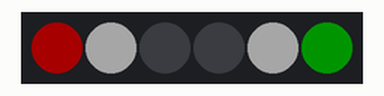
Simulated run of this sketch. Board: Arduino Uno, built with avr-gcc and run on an emulated ATmega328P. Shown: 6 RGB LEDs in strip order, left to right. Dim RGB values are drawn brighter than linear.

Above: at 0.5 s.
At 0.9 s:
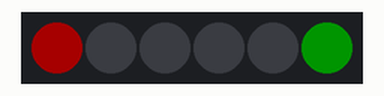
Timing chart, 0 to 130.0 s (numbered marks = the images above):
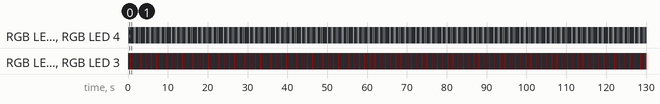

The sketch:

red_green_with_strobe.ino
```cpp
#include <FastLED.h>
#define NUM_LEDS 6
#define DATA_PIN    3
#define LED_TYPE    WS2812
#define COLOR_ORDER GRB
#define BRIGHTNESS 40
int loopNumber = 0;

CRGBArray<NUM_LEDS> leds;

void setup() {
  FastLED.addLeds<LED_TYPE,DATA_PIN,COLOR_ORDER>(leds, NUM_LEDS).setCorrection(TypicalLEDStrip);
  FastLED.setBrightness(BRIGHTNESS);
  leds[0] = CRGB::Red;
  leds[5] = CRGB::Green;
}

void loop(){
    loopNumber = loopNumber + 1;

    handleWhiteStrobe();
    handleRedStrobe();

    delay(100);
    FastLED.show();

    if(loopNumber > 12){
      loopNumber = 0;
    }
}

void handleWhiteStrobe(){
  if(loopNumber==1 || loopNumber==4 || loopNumber==5){
    leds[1] = CRGB::White;
    leds[4] = CRGB::White;
  }
  else{
    leds[1] = CRGB::Black;
    leds[4] = CRGB::Black;
  }
}

void handleRedStrobe(){
  if(loopNumber == 6 || loopNumber == 7){
    leds[2] = CRGB::Red;
    leds[3] = CRGB::Red;
  }
  else{
    leds[2] = CRGB::Black;
    leds[3] = CRGB::Black;
  }
}
```

Measured:
- by itself, RGB LED 1, RGB LED 4: repeats every 1.3 s: off 0.20 s, RGB(40, 40, 40) 0.20 s, off 0.80 s, RGB(40, 40, 40) 0.10 s
- by itself, RGB LED 2, RGB LED 3: alternates RGB(40, 0, 0) for 0.20 s and off for 1.1 s
- by itself, everything shown: repeats every 1.3 s, in 5 steps
